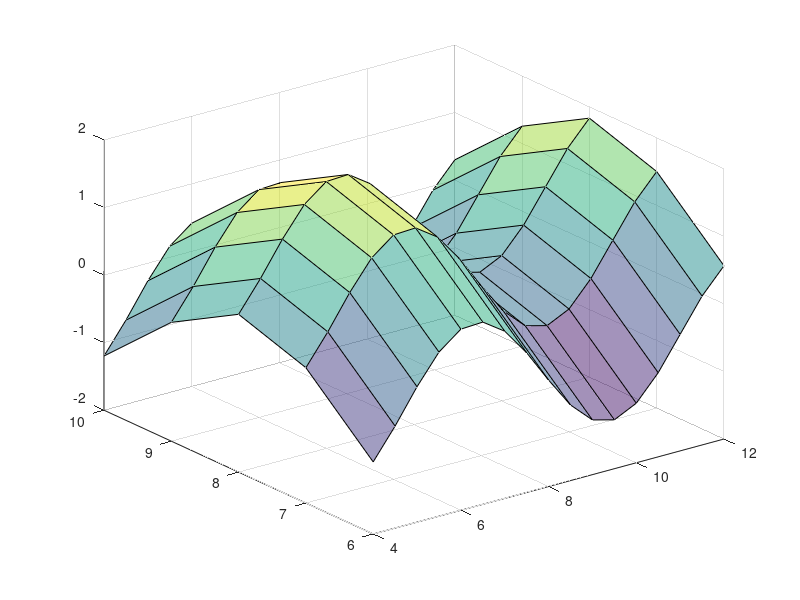

The MATLAB script that drew this image: (Note: this script raises an error after producing the figure.)

num = 100
[X,Y] = meshgrid(4:0.5:12,6:10);
Z = cos(X) + sin(Y);
CO(:,:,1) = zeros(8,19); % red
CO(:,:,2) = ones(8,19).*linspace(0.5,0.6,19); % green
CO(:,:,3) = ones(8,19).*linspace(0,1,19); % blue
s = surf(X,Y,Z,'FaceAlpha',0.5)
s.EdgeColor = 'none';
axis off
hold on
sample_x = 4+6*rand(1,num)
sample_y = 6+4*rand(1,num)
samples = cos(sample_x)+sin(sample_y)
scatter3(sample_x,sample_y,samples,'filled')
hold on
sample_x = 6+6*rand(1,num)
sample_y = 6+4*rand(1,num)
samples = cos(sample_x)+sin(sample_y)
scatter3(sample_x,sample_y,samples,'filled')